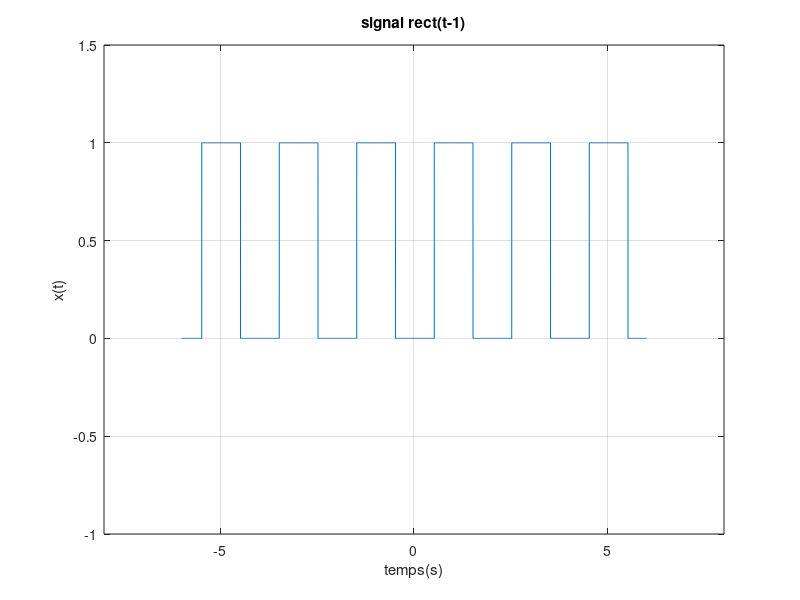

This chart was generated by the following MATLAB code:
%Signal rectangulaire périodique :
clc
clear all

% rect(t-1)

t=-6:0.001:6;
% Cette équation permet simuler signal rect(t-1)
x = -square(pi*t+1.5);

x(x<0)=0; %Initialiser l'amplitude A_min=0
x(x>0)=1; %Initialiser l'amplitude A_max=1

plot(t,x);
axis([-8,8 -1,1.5]);
grid on 
xlabel('temps(s)');
ylabel('x(t)');
title('signal rect(t-1)');
